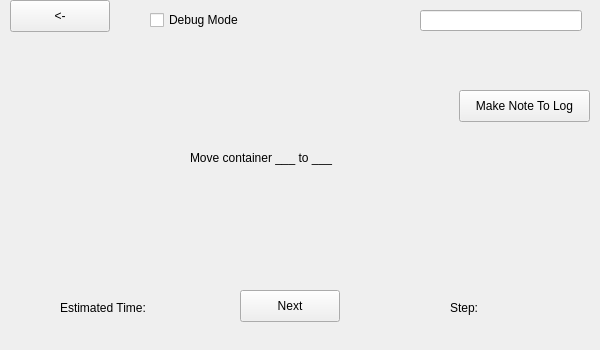
<?xml version="1.0" encoding="UTF-8"?>
<ui version="4.0">
 <class>Dialog</class>
 <widget class="QDialog" name="Dialog">
  <property name="geometry">
   <rect>
    <x>0</x>
    <y>0</y>
    <width>600</width>
    <height>350</height>
   </rect>
  </property>
  <property name="windowTitle">
   <string>Dialog</string>
  </property>
  <widget class="QStackedWidget" name="stackedWidget">
   <property name="geometry">
    <rect>
     <x>0</x>
     <y>50</y>
     <width>600</width>
     <height>300</height>
    </rect>
   </property>
   <property name="currentIndex">
    <number>5</number>
   </property>
   <widget class="QWidget" name="uploadManifestPage">
    <widget class="QPushButton" name="uploadManifestButton">
     <property name="geometry">
      <rect>
       <x>220</x>
       <y>120</y>
       <width>131</width>
       <height>32</height>
      </rect>
     </property>
     <property name="text">
      <string>Upload Manifest</string>
     </property>
    </widget>
   </widget>
   <widget class="QWidget" name="balanceLoadPage">
    <widget class="QPushButton" name="balanceButton">
     <property name="geometry">
      <rect>
       <x>150</x>
       <y>120</y>
       <width>100</width>
       <height>32</height>
      </rect>
     </property>
     <property name="text">
      <string>Balance</string>
     </property>
    </widget>
    <widget class="QPushButton" name="loadButton">
     <property name="geometry">
      <rect>
       <x>330</x>
       <y>120</y>
       <width>100</width>
       <height>32</height>
      </rect>
     </property>
     <property name="text">
      <string>Load/Unload</string>
     </property>
    </widget>
   </widget>
   <widget class="QWidget" name="loadContainerPage">
    <widget class="QLabel" name="label_2">
     <property name="geometry">
      <rect>
       <x>130</x>
       <y>90</y>
       <width>341</width>
       <height>16</height>
      </rect>
     </property>
     <property name="text">
      <string>Enter the containers you would like to load on the ship:</string>
     </property>
    </widget>
    <widget class="QLineEdit" name="loadContainerLineEdit">
     <property name="geometry">
      <rect>
       <x>210</x>
       <y>120</y>
       <width>161</width>
       <height>51</height>
      </rect>
     </property>
    </widget>
   </widget>
   <widget class="QWidget" name="unloadContainerPage">
    <widget class="QPushButton" name="unloadButton">
     <property name="geometry">
      <rect>
       <x>240</x>
       <y>260</y>
       <width>100</width>
       <height>32</height>
      </rect>
     </property>
     <property name="text">
      <string>Unload</string>
     </property>
    </widget>
   </widget>
   <widget class="QWidget" name="loadingPage">
    <widget class="QLabel" name="label">
     <property name="geometry">
      <rect>
       <x>250</x>
       <y>120</y>
       <width>58</width>
       <height>16</height>
      </rect>
     </property>
     <property name="text">
      <string>Loading</string>
     </property>
    </widget>
    <widget class="QPushButton" name="skipPageLoadingButton">
     <property name="geometry">
      <rect>
       <x>230</x>
       <y>140</y>
       <width>100</width>
       <height>32</height>
      </rect>
     </property>
     <property name="text">
      <string>SkipPage</string>
     </property>
    </widget>
   </widget>
   <widget class="QWidget" name="viewStepPage">
    <widget class="QPushButton" name="makeNoteButton">
     <property name="geometry">
      <rect>
       <x>459</x>
       <y>40</y>
       <width>131</width>
       <height>32</height>
      </rect>
     </property>
     <property name="text">
      <string>Make Note To Log</string>
     </property>
    </widget>
    <widget class="QPushButton" name="nextStepButton">
     <property name="geometry">
      <rect>
       <x>240</x>
       <y>240</y>
       <width>100</width>
       <height>32</height>
      </rect>
     </property>
     <property name="text">
      <string>Next</string>
     </property>
    </widget>
    <widget class="QLabel" name="currStepPageLabel">
     <property name="geometry">
      <rect>
       <x>450</x>
       <y>250</y>
       <width>58</width>
       <height>16</height>
      </rect>
     </property>
     <property name="text">
      <string>Step: </string>
     </property>
    </widget>
    <widget class="QLabel" name="estimatedTimeLabel">
     <property name="geometry">
      <rect>
       <x>60</x>
       <y>250</y>
       <width>111</width>
       <height>16</height>
      </rect>
     </property>
     <property name="text">
      <string>Estimated Time:</string>
     </property>
    </widget>
    <widget class="QLabel" name="moveContainerLabel">
     <property name="geometry">
      <rect>
       <x>190</x>
       <y>100</y>
       <width>171</width>
       <height>16</height>
      </rect>
     </property>
     <property name="text">
      <string>Move container ___ to ___</string>
     </property>
    </widget>
   </widget>
  </widget>
  <widget class="QLabel" name="currUserLabel">
   <property name="geometry">
    <rect>
     <x>270</x>
     <y>10</y>
     <width>141</width>
     <height>20</height>
    </rect>
   </property>
   <property name="text">
    <string/>
   </property>
  </widget>
  <widget class="QCheckBox" name="debugModeCheckBox">
   <property name="geometry">
    <rect>
     <x>150</x>
     <y>10</y>
     <width>131</width>
     <height>20</height>
    </rect>
   </property>
   <property name="text">
    <string>Debug Mode</string>
   </property>
  </widget>
  <widget class="QPushButton" name="backButton">
   <property name="geometry">
    <rect>
     <x>10</x>
     <y>0</y>
     <width>100</width>
     <height>32</height>
    </rect>
   </property>
   <property name="text">
    <string>&lt;-</string>
   </property>
  </widget>
  <widget class="QLineEdit" name="loginTextEdit">
   <property name="geometry">
    <rect>
     <x>420</x>
     <y>10</y>
     <width>162</width>
     <height>21</height>
    </rect>
   </property>
  </widget>
 </widget>
 <resources/>
 <connections/>
 <buttongroups>
  <buttongroup name="buttonGroup"/>
 </buttongroups>
</ui>
